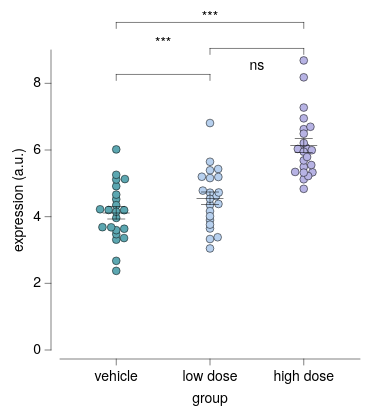

Write the Vega-Lite specification saved for this chart.
### Vega-Lite specification from a JSON file in a GitHub repository (floating-point values rounded to 4 significant figures)
{"background": null, "config": {"arc": {"fill": "#DBDBDB", "fillOpacity": 1.0, "innerRadius": 37.5, "padAngle": 0.03, "stroke": "black", "strokeOpacity": 1, "strokeWidth": 0.25}, "area": {"fill": "#DBDBDB", "fillOpacity": 1.0, "stroke": "black", "strokeOpacity": 1, "strokeWidth": 0.25}, "axis": {"domain": true, "domainCap": "round", "domainColor": "black", "domainWidth": 0.25, "grid": false, "gridCap": "round", "gridColor": "#F1F1F1", "gridDash": [0, 0], "gridOpacity": 1.0, "gridWidth": 0.25, "labelColor": "black", "labelFont": "Helvetica Neue, HelveticaNeue, Helvetica, Arial, sans-serif", "labelFontSize": 7, "labelFontStyle": "normal", "labelFontWeight": 400, "offset": 4.5, "ticks": true, "tickCap": "round", "tickColor": "black", "tickRound": false, "tickSize": 3, "tickWidth": 0.25, "titleColor": "black", "titleFont": "Helvetica Neue, HelveticaNeue, Helvetica, Arial, sans-serif", "titleFontSize": 7, "titleFontStyle": "normal", "titleFontWeight": 400}, "axisX": {"domain": true, "labelAlign": "center", "labelAngle": 0, "labels": true, "ticks": true, "translate": 0}, "axisY": {"domain": true, "labelAlign": "right", "labelAngle": 0, "labels": true, "ticks": true, "translate": 0}, "axisRight": {"domain": true, "labelAlign": "left", "labelAngle": 0, "labels": true, "ticks": true, "translate": 0}, "axisTop": {"domain": true, "labelAlign": "center", "labelAngle": 0, "labels": true, "ticks": true, "translate": 0}, "axisBand": {"tickOffset": 0}, "bar": {"fill": "#DBDBDB", "fillOpacity": 1.0, "stroke": "black", "strokeOpacity": 1, "strokeWidth": 0.25}, "boxplot": {"size": 13.5, "ticks": {"cornerRadius": 0.25, "fill": "black", "opacity": 1, "size": 6.75, "thickness": 0.25}, "box": {"fillOpacity": 1.0, "stroke": "black", "strokeOpacity": 1, "strokeWidth": 0.25}, "median": {"cornerRadius": 0, "fill": "black", "fillOpacity": 1.0, "opacity": 1, "size": 13.5, "thickness": 0.25}, "rule": {"fill": "black", "fillOpacity": 1.0, "size": 15.0, "stroke": "black", "strokeDash": [0, 0], "strokeOpacity": 1, "strokeWidth": 0.25}, "outliers": {"color": "black", "fill": "black", "fillOpacity": 1.0, "size": 0, "stroke": "black", "strokeOpacity": 1, "strokeWidth": 0.25}}, "circle": {"fill": "black", "fillOpacity": 1.0, "size": 1.875, "stroke": null, "strokeOpacity": 1, "strokeWidth": 0.25}, "errorband": {"band": {"fillOpacity": 0.6, "stroke": null, "strokeWidth": 0.25, "strokeOpacity": 1}, "borders": {"opacity": 0, "strokeOpacity": 0.25, "strokeWidth": 1}}, "errorbar": {"opacity": 1, "rule": {"strokeDash": [0, 0], "strokeWidth": 0.25}, "ticks": {"color": "black", "cornerRadius": 0.125, "opacity": 1, "size": 9.0, "thickness": 0.25}, "thickness": 0.25}, "font": "Helvetica Neue, HelveticaNeue, Helvetica, Arial, sans-serif", "geoshape": {"fill": "#DBDBDB", "fillOpacity": 1.0, "stroke": "black", "strokeOpacity": 1, "strokeWidth": 0.25}, "header": {"labelColor": "black", "labelFont": "Helvetica Neue, HelveticaNeue, Helvetica, Arial, sans-serif", "labelFontSize": 7, "labelFontStyle": "normal", "labelFontWeight": 400, "titleColor": "black", "titleFont": "Helvetica Neue, HelveticaNeue, Helvetica, Arial, sans-serif", "titleFontSize": 7, "titleFontStyle": "normal", "titleFontWeight": 400, "titlePadding": 0}, "legend": {"disable": false, "offset": 4.5, "titlePadding": 4, "labelOffset": 2, "gradientLabelOffset": 2, "gradientLength": 75.0, "gradientThickness": 7.5, "gradientOpacity": 1.0, "gradientStrokeColor": "black", "gradientStrokeWidth": 0.25, "labelColor": "black", "labelFont": "Helvetica Neue, HelveticaNeue, Helvetica, Arial, sans-serif", "labelFontSize": 7, "labelFontStyle": "normal", "labelFontWeight": 400, "strokeColor": "black", "strokeWidth": 0, "symbolSize": 42, "symbolStrokeColor": "black", "symbolStrokeWidth": 0.25, "titleColor": "black", "titleFont": "Helvetica Neue, HelveticaNeue, Helvetica, Arial, sans-serif", "titleFontSize": 7, "titleFontStyle": "normal", "titleFontWeight": 400}, "line": {"color": "black", "stroke": "black", "strokeCap": "butt", "strokeDash": [0, 0], "strokeOpacity": 1, "strokeWidth": 0.5}, "point": {"filled": true, "fill": "#DBDBDB", "fillOpacity": 1.0, "size": 7.5, "stroke": "black", "strokeOpacity": 1, "strokeWidth": 0.25}, "range": {"category": ["#5CA7B1", "#B7D0EE", "#B7B3E4", "#B3DAB5", "#F5E1B3", "#3D727B", "#809DC7", "#867DAC", "#80A988", "#CBB17A", "#204148", "#546B94", "#584C77", "#507B5F", "#9D824D"], "diverging": {"scheme": ["#6F572A", "#876E43", "#9E875F", "#B5A17F", "#CABBA2", "#DCD6CC", "#F4F1E9", "#C9D7DA", "#9DBFC6", "#78A5AF", "#558B96", "#36717C", "#1A5762"]}, "heatmap": {"scheme": ["#32022B", "#43044D", "#4C196E", "#4D338C", "#484DA6", "#3A68BB", "#1D83CA", "#1D9CCB", "#23B5C9", "#28CDC5", "#4DE0B4", "#91EE9F"]}, "ordinal": {"scheme": ["#F1F1F1", "#DBDBDB", "#C6C6C6", "#B2B2B2", "#9D9D9D", "#898989", "#767676", "#636363", "#515151", "#404040", "#2F2F2F", "#1F1F1F"]}, "ramp": {"scheme": ["#32022B", "#43044D", "#4C196E", "#4D338C", "#484DA6", "#3A68BB", "#1D83CA", "#1D9CCB", "#23B5C9", "#28CDC5", "#4DE0B4", "#91EE9F"]}}, "rule": {"color": "black", "stroke": "black", "strokeCap": "round", "strokeDash": [2, 2], "strokeOpacity": 1, "strokeWidth": 0.25}, "scale": {"bandPaddingInner": 0.1, "bandPaddingOuter": 0.1, "round": false}, "rect": {"fill": "#DBDBDB", "fillOpacity": 1.0, "stroke": "black", "strokeOpacity": 1, "strokeWidth": 0.25}, "square": {"fill": "#DBDBDB", "fillOpacity": 1.0, "size": 15.0, "stroke": "black", "strokeOpacity": 1, "strokeWidth": 0.25}, "text": {"color": "black", "font": "Helvetica Neue, HelveticaNeue, Helvetica, Arial, sans-serif", "fontSize": 7, "fontStyle": "normal", "fontWeight": 400}, "tick": {"color": "black", "cornerRadius": 0.125, "opacity": 1.0, "size": 13.5, "thickness": 0.25}, "title": {"anchor": "middle", "frame": "group", "color": "black", "font": "Helvetica Neue, HelveticaNeue, Helvetica, Arial, sans-serif", "fontSize": 7, "fontStyle": "normal", "fontWeight": 400, "subtitleColor": "black", "subtitleFont": "Helvetica Neue, HelveticaNeue, Helvetica, Arial, sans-serif", "subtitleFontSize": "Helvetica Neue, HelveticaNeue, Helvetica, Arial, sans-serif", "subtitleFontStyle": "normal", "subtitleFontWeight": 400}, "trail": {"color": "black", "opacity": 1, "size": 0.5}, "view": {"continuousWidth": 150, "continuousHeight": 150, "discreteWidth": 150, "discreteHeight": 150, "fill": null, "stroke": null, "strokeWidth": 0.25}}, "layer": [{"data": {"name": "data-3a4329221f0690256db0e8c4ffd5592d"}, "mark": {"type": "circle", "opacity": 1.0, "size": 15.0, "stroke": "black", "strokeOpacity": 1, "strokeWidth": 0.25}, "encoding": {"color": {"field": "group", "legend": null, "scale": {"domain": ["vehicle", "low dose", "high dose"]}, "sort": ["vehicle", "low dose", "high dose"], "title": null, "type": "nominal"}, "x": {"axis": {}, "field": "group", "scale": {"domain": ["vehicle", "low dose", "high dose"]}, "sort": ["vehicle", "low dose", "high dose"], "title": "group", "type": "nominal"}, "xOffset": {"field": "beeswarm_x", "scale": {"domain": [-8.09, 8.09], "range": [10.66, 26.84]}, "type": "quantitative"}, "y": {"field": "expr", "title": "expression (a.u.)", "type": "quantitative"}}}, {"data": {"name": "data-8760c3c47ed2be55f7a1dc1a4516e5aa"}, "mark": {"type": "errorbar"}, "encoding": {"x": {"axis": {}, "field": "group", "scale": {"domain": ["vehicle", "low dose", "high dose"]}, "sort": ["vehicle", "low dose", "high dose"], "title": "group", "type": "nominal"}, "y": {"field": "__mean", "title": "expression (a.u.)", "type": "quantitative"}, "yError": {"field": "__error"}}}, {"data": {"name": "data-8760c3c47ed2be55f7a1dc1a4516e5aa"}, "mark": {"type": "tick"}, "encoding": {"x": {"axis": {}, "field": "group", "scale": {"domain": ["vehicle", "low dose", "high dose"]}, "sort": ["vehicle", "low dose", "high dose"], "title": "group", "type": "nominal"}, "y": {"field": "__mean", "title": "expression (a.u.)", "type": "quantitative"}}}, {"layer": [{"layer": [{"data": {"values": [{"x": "vehicle", "x2": "low dose", "y": 8.687, "__dysonsphere__": 1}]}, "mark": {"type": "rule", "strokeCap": "round", "strokeDash": [0, 0], "strokeWidth": 0.25, "yOffset": 7.0}, "encoding": {"x": {"field": "x", "type": "nominal"}, "x2": {"field": "x2"}, "y": {"field": "y", "type": "quantitative"}}}, {"data": {"values": [{"x": "vehicle", "y": 8.687, "y2": 8.687, "__dysonsphere__": 1}]}, "mark": {"type": "rule", "strokeCap": "round", "strokeDash": [0, 0], "strokeWidth": 0.25, "y2Offset": 10.0, "yOffset": 7.0}, "encoding": {"x": {"field": "x", "type": "nominal"}, "y": {"field": "y", "type": "quantitative"}, "y2": {"field": "y2"}}}, {"data": {"values": [{"x": "low dose", "y": 8.687, "y2": 8.687, "__dysonsphere__": 1}]}, "mark": {"type": "rule", "strokeCap": "round", "strokeDash": [0, 0], "strokeWidth": 0.25, "y2Offset": 10.0, "yOffset": 7.0}, "encoding": {"x": {"field": "x", "type": "nominal"}, "y": {"field": "y", "type": "quantitative"}, "y2": {"field": "y2"}}}, {"data": {"values": [{"y": 8.687, "label": "ns", "__dysonsphere__": 1}]}, "mark": {"type": "text", "align": "center", "dy": 3.0, "fontSize": 7}, "encoding": {"text": {"field": "label", "type": "nominal"}, "x": {"value": 98.44}, "y": {"field": "y", "type": "quantitative"}}}]}, {"layer": [{"data": {"values": [{"x": "low dose", "x2": "high dose", "y": 8.687, "__dysonsphere__": 1}]}, "mark": {"type": "rule", "strokeCap": "round", "strokeDash": [0, 0], "strokeWidth": 0.25, "yOffset": -6.0}, "encoding": {"x": {"field": "x", "type": "nominal"}, "x2": {"field": "x2"}, "y": {"field": "y", "type": "quantitative"}}}, {"data": {"values": [{"x": "low dose", "y": 8.687, "y2": 8.687, "__dysonsphere__": 1}]}, "mark": {"type": "rule", "strokeCap": "round", "strokeDash": [0, 0], "strokeWidth": 0.25, "y2Offset": -3.0, "yOffset": -6.0}, "encoding": {"x": {"field": "x", "type": "nominal"}, "y": {"field": "y", "type": "quantitative"}, "y2": {"field": "y2"}}}, {"data": {"values": [{"x": "high dose", "y": 8.687, "y2": 8.687, "__dysonsphere__": 1}]}, "mark": {"type": "rule", "strokeCap": "round", "strokeDash": [0, 0], "strokeWidth": 0.25, "y2Offset": -3.0, "yOffset": -6.0}, "encoding": {"x": {"field": "x", "type": "nominal"}, "y": {"field": "y", "type": "quantitative"}, "y2": {"field": "y2"}}}, {"data": {"values": [{"y": 8.687, "label": "***", "__dysonsphere__": 1}]}, "mark": {"type": "text", "align": "center", "dy": -8.0, "fontSize": 7}, "encoding": {"text": {"field": "label", "type": "nominal"}, "x": {"value": 51.56}, "y": {"field": "y", "type": "quantitative"}}}]}, {"layer": [{"data": {"values": [{"x": "vehicle", "x2": "high dose", "y": 8.687, "__dysonsphere__": 1}]}, "mark": {"type": "rule", "strokeCap": "round", "strokeDash": [0, 0], "strokeWidth": 0.25, "yOffset": -19.0}, "encoding": {"x": {"field": "x", "type": "nominal"}, "x2": {"field": "x2"}, "y": {"field": "y", "type": "quantitative"}}}, {"data": {"values": [{"x": "vehicle", "y": 8.687, "y2": 8.687, "__dysonsphere__": 1}]}, "mark": {"type": "rule", "strokeCap": "round", "strokeDash": [0, 0], "strokeWidth": 0.25, "y2Offset": -16.0, "yOffset": -19.0}, "encoding": {"x": {"field": "x", "type": "nominal"}, "y": {"field": "y", "type": "quantitative"}, "y2": {"field": "y2"}}}, {"data": {"values": [{"x": "high dose", "y": 8.687, "y2": 8.687, "__dysonsphere__": 1}]}, "mark": {"type": "rule", "strokeCap": "round", "strokeDash": [0, 0], "strokeWidth": 0.25, "y2Offset": -16.0, "yOffset": -19.0}, "encoding": {"x": {"field": "x", "type": "nominal"}, "y": {"field": "y", "type": "quantitative"}, "y2": {"field": "y2"}}}, {"data": {"values": [{"y": 8.687, "label": "***", "__dysonsphere__": 1}]}, "mark": {"type": "text", "align": "center", "dy": -21.0, "fontSize": 7}, "encoding": {"text": {"field": "label", "type": "nominal"}, "x": {"value": 75.0}, "y": {"field": "y", "type": "quantitative"}}}]}], "name": "__dysonsphere_b3ca5ae4c7f522de_33"}], "$schema": "https://vega.github.io/schema/vega-lite/v6.4.1.json", "datasets": {"data-3a4329221f0690256db0e8c4ffd5592d": [{"group": "vehicle", "expr": 3.358, "beeswarm_x": 3.905}, {"group": "vehicle", "expr": 4.194, "beeswarm_x": 3.948}, {"group": "vehicle", "expr": 2.675, "beeswarm_x": 0.0}, {"group": "vehicle", "expr": 4.525, "beeswarm_x": 0.0}, {"group": "vehicle", "expr": 4.915, "beeswarm_x": 0.0}, {"group": "vehicle", "expr": 3.638, "beeswarm_x": 3.997}, {"group": "vehicle", "expr": 4.344, "beeswarm_x": 0.0}, {"group": "vehicle", "expr": 4.201, "beeswarm_x": -3.81}, {"group": "vehicle", "expr": 3.685, "beeswarm_x": -6.911}, {"group": "vehicle", "expr": 3.31, "beeswarm_x": 0.0}, {"group": "vehicle", "expr": 2.374, "beeswarm_x": 0.0}, {"group": "vehicle", "expr": 5.128, "beeswarm_x": 4.33}, {"group": "vehicle", "expr": 3.962, "beeswarm_x": 0.0}, {"group": "vehicle", "expr": 6.018, "beeswarm_x": 0.0}, {"group": "vehicle", "expr": 4.661, "beeswarm_x": 0.0}, {"group": "vehicle", "expr": 4.222, "beeswarm_x": -8.09}, {"group": "vehicle", "expr": 3.474, "beeswarm_x": 0.0}, {"group": "vehicle", "expr": 5.114, "beeswarm_x": 0.0}, {"group": "vehicle", "expr": 3.595, "beeswarm_x": 0.0}, {"group": "vehicle", "expr": 5.256, "beeswarm_x": 0.0}, {"group": "vehicle", "expr": 3.681, "beeswarm_x": -2.543}, {"group": "vehicle", "expr": 4.149, "beeswarm_x": 0.0}, {"group": "low dose", "expr": 3.33, "beeswarm_x": 0.0}, {"group": "low dose", "expr": 6.809, "beeswarm_x": 0.0}, {"group": "low dose", "expr": 4.615, "beeswarm_x": 2.979}, {"group": "low dose", "expr": 4.353, "beeswarm_x": 0.0}, {"group": "low dose", "expr": 5.43, "beeswarm_x": 4.085}, {"group": "low dose", "expr": 3.898, "beeswarm_x": 0.0}, {"group": "low dose", "expr": 5.391, "beeswarm_x": 0.0}, {"group": "low dose", "expr": 3.646, "beeswarm_x": 0.0}, {"group": "low dose", "expr": 5.191, "beeswarm_x": 4.177}, {"group": "low dose", "expr": 3.76, "beeswarm_x": 0.0}, {"group": "low dose", "expr": 3.047, "beeswarm_x": 0.0}, {"group": "low dose", "expr": 4.166, "beeswarm_x": 0.0}, {"group": "low dose", "expr": 3.382, "beeswarm_x": 3.828}, {"group": "low dose", "expr": 5.198, "beeswarm_x": -4.077}, {"group": "low dose", "expr": 4.72, "beeswarm_x": 0.0}, {"group": "low dose", "expr": 5.159, "beeswarm_x": 0.0}, {"group": "low dose", "expr": 4.782, "beeswarm_x": -3.585}, {"group": "low dose", "expr": 4.382, "beeswarm_x": 4.224}, {"group": "low dose", "expr": 4.725, "beeswarm_x": 4.364}, {"group": "low dose", "expr": 5.647, "beeswarm_x": 0.0}, {"group": "low dose", "expr": 4.535, "beeswarm_x": 0.0}, {"group": "low dose", "expr": 4.014, "beeswarm_x": 0.0}, {"group": "high dose", "expr": 5.33, "beeswarm_x": 4.359}, {"group": "high dose", "expr": 6.078, "beeswarm_x": 1.025}, {"group": "high dose", "expr": 5.55, "beeswarm_x": 3.761}, {"group": "high dose", "expr": 8.181, "beeswarm_x": 0.0}, {"group": "high dose", "expr": 5.121, "beeswarm_x": 0.0}, {"group": "high dose", "expr": 5.218, "beeswarm_x": 2.2}, {"group": "high dose", "expr": 5.994, "beeswarm_x": 4.005}, {"group": "high dose", "expr": 6.95, "beeswarm_x": 0.0}, {"group": "high dose", "expr": 6.032, "beeswarm_x": -2.955}, {"group": "high dose", "expr": 5.342, "beeswarm_x": -4.3}, {"group": "high dose", "expr": 5.493, "beeswarm_x": 0.0}, {"group": "high dose", "expr": 5.949, "beeswarm_x": 0.0}, {"group": "high dose", "expr": 7.273, "beeswarm_x": 0.0}, {"group": "high dose", "expr": 5.322, "beeswarm_x": 0.0}, {"group": "high dose", "expr": 6.209, "beeswarm_x": 0.0}, {"group": "high dose", "expr": 5.687, "beeswarm_x": 0.0}, {"group": "high dose", "expr": 6.625, "beeswarm_x": 0.0}, {"group": "high dose", "expr": 6.697, "beeswarm_x": 3.335}, {"group": "high dose", "expr": 4.835, "beeswarm_x": 0.0}, {"group": "high dose", "expr": 8.687, "beeswarm_x": 0.0}, {"group": "high dose", "expr": 6.49, "beeswarm_x": 0.0}, {"group": "high dose", "expr": 5.791, "beeswarm_x": 1.669}], "data-8760c3c47ed2be55f7a1dc1a4516e5aa": [{"group": "vehicle", "__mean": 4.113, "__error": 0.1847, "__dysonsphere__": 1}, {"group": "low dose", "__mean": 4.554, "__error": 0.1895, "__dysonsphere__": 1}, {"group": "high dose", "__mean": 6.13, "__error": 0.208, "__dysonsphere__": 1}]}}
